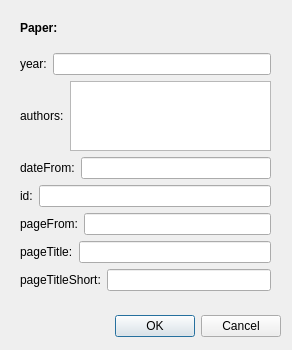
<?xml version="1.0" encoding="UTF-8"?>
<ui version="4.0">
 <class>paperDialog</class>
 <widget class="QDialog" name="paperDialog">
  <property name="geometry">
   <rect>
    <x>0</x>
    <y>0</y>
    <width>292</width>
    <height>350</height>
   </rect>
  </property>
  <property name="sizePolicy">
   <sizepolicy hsizetype="Fixed" vsizetype="Fixed">
    <horstretch>0</horstretch>
    <verstretch>0</verstretch>
   </sizepolicy>
  </property>
  <property name="windowTitle">
   <string>Dialog</string>
  </property>
  <widget class="QDialogButtonBox" name="buttonBox">
   <property name="geometry">
    <rect>
     <x>10</x>
     <y>310</y>
     <width>271</width>
     <height>32</height>
    </rect>
   </property>
   <property name="orientation">
    <enum>Qt::Horizontal</enum>
   </property>
   <property name="standardButtons">
    <set>QDialogButtonBox::Cancel|QDialogButtonBox::Ok</set>
   </property>
  </widget>
  <widget class="QWidget" name="verticalLayoutWidget">
   <property name="geometry">
    <rect>
     <x>20</x>
     <y>10</y>
     <width>251</width>
     <height>281</height>
    </rect>
   </property>
   <layout class="QVBoxLayout" name="verticalLayout" stretch="1,1,1,1,1,1,1,1">
    <item>
     <widget class="QLabel" name="label">
      <property name="text">
       <string>&lt;b&gt;Paper:&lt;/b&gt;</string>
      </property>
     </widget>
    </item>
    <item>
     <layout class="QHBoxLayout" name="horizontalLayout">
      <item>
       <widget class="QLabel" name="label_2">
        <property name="text">
         <string>year:</string>
        </property>
       </widget>
      </item>
      <item>
       <widget class="QLineEdit" name="year"/>
      </item>
     </layout>
    </item>
    <item>
     <layout class="QHBoxLayout" name="horizontalLayout_2">
      <item>
       <widget class="QLabel" name="label_3">
        <property name="text">
         <string>authors:</string>
        </property>
       </widget>
      </item>
      <item>
       <widget class="QTextEdit" name="authors"/>
      </item>
     </layout>
    </item>
    <item>
     <layout class="QHBoxLayout" name="horizontalLayout_3">
      <item>
       <widget class="QLabel" name="label_4">
        <property name="text">
         <string>dateFrom:</string>
        </property>
       </widget>
      </item>
      <item>
       <widget class="QLineEdit" name="dateFrom"/>
      </item>
     </layout>
    </item>
    <item>
     <layout class="QHBoxLayout" name="horizontalLayout_4">
      <item>
       <widget class="QLabel" name="label_5">
        <property name="text">
         <string>id:</string>
        </property>
       </widget>
      </item>
      <item>
       <widget class="QLineEdit" name="id"/>
      </item>
     </layout>
    </item>
    <item>
     <layout class="QHBoxLayout" name="horizontalLayout_6">
      <item>
       <widget class="QLabel" name="label_6">
        <property name="text">
         <string>pageFrom:</string>
        </property>
       </widget>
      </item>
      <item>
       <widget class="QLineEdit" name="pageFrom"/>
      </item>
     </layout>
    </item>
    <item>
     <layout class="QHBoxLayout" name="horizontalLayout_7">
      <item>
       <widget class="QLabel" name="label_7">
        <property name="text">
         <string>pageTitle:</string>
        </property>
       </widget>
      </item>
      <item>
       <widget class="QLineEdit" name="pageTitle"/>
      </item>
     </layout>
    </item>
    <item>
     <layout class="QHBoxLayout" name="horizontalLayout_8">
      <item>
       <widget class="QLabel" name="label_8">
        <property name="text">
         <string>pageTitleShort:</string>
        </property>
       </widget>
      </item>
      <item>
       <widget class="QLineEdit" name="pageTitleShort"/>
      </item>
     </layout>
    </item>
   </layout>
  </widget>
 </widget>
 <resources/>
 <connections>
  <connection>
   <sender>buttonBox</sender>
   <signal>accepted()</signal>
   <receiver>paperDialog</receiver>
   <slot>accept()</slot>
   <hints>
    <hint type="sourcelabel">
     <x>248</x>
     <y>254</y>
    </hint>
    <hint type="destinationlabel">
     <x>157</x>
     <y>274</y>
    </hint>
   </hints>
  </connection>
  <connection>
   <sender>buttonBox</sender>
   <signal>rejected()</signal>
   <receiver>paperDialog</receiver>
   <slot>reject()</slot>
   <hints>
    <hint type="sourcelabel">
     <x>316</x>
     <y>260</y>
    </hint>
    <hint type="destinationlabel">
     <x>286</x>
     <y>274</y>
    </hint>
   </hints>
  </connection>
 </connections>
</ui>
